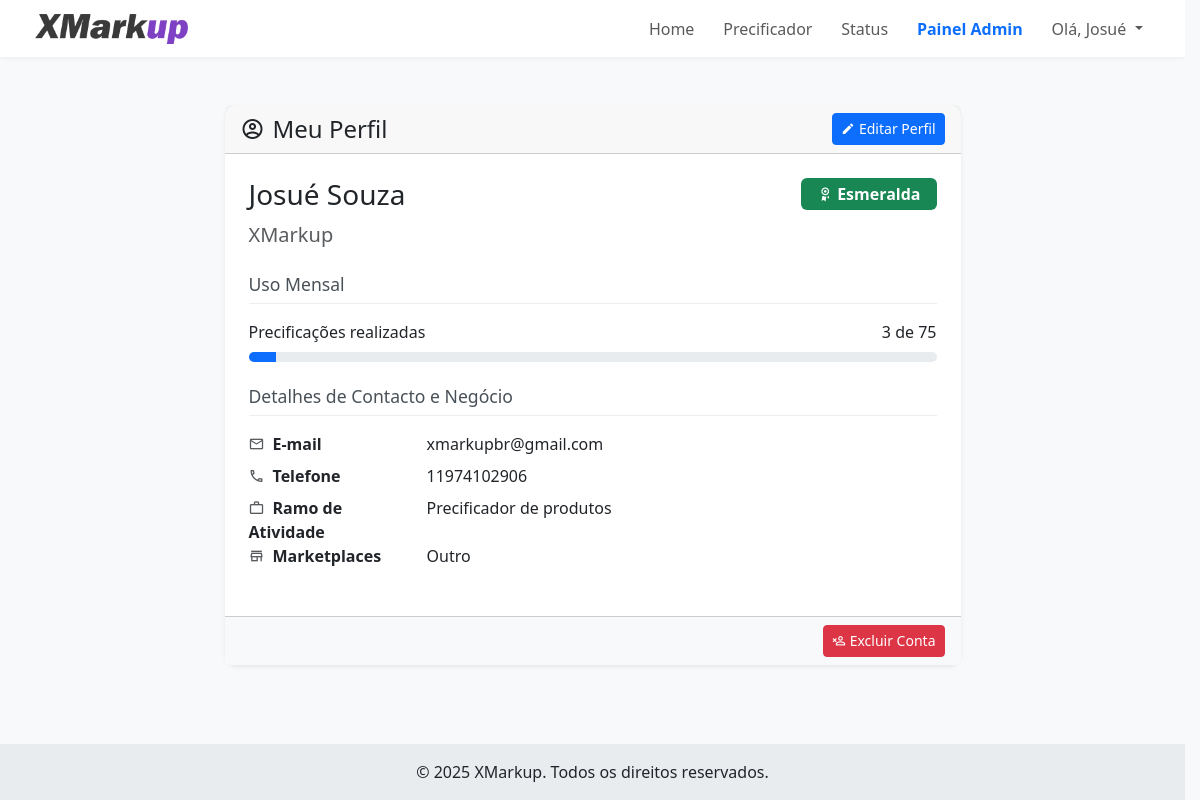
The page /perfil (signed in) on the database as committed earlier.
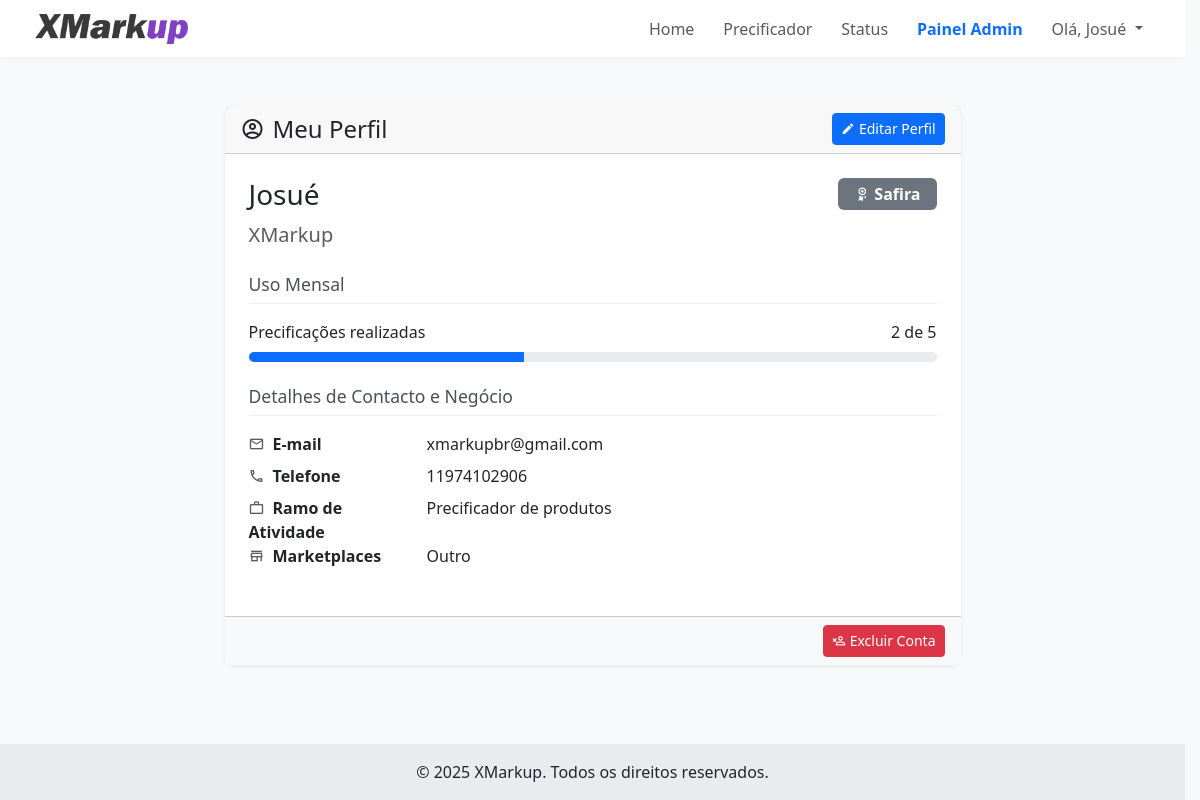
The same page on the database as committed later.
### tables this page shows
CREATE TABLE users (
            id INTEGER PRIMARY KEY AUTOINCREMENT,
            email TEXT UNIQUE NOT NULL,
            password TEXT NOT NULL,
            nome_completo TEXT,
            empresa TEXT,
            telefone TEXT,
            ramo_atividade TEXT,
            marketplaces TEXT,
            is_admin BOOLEAN NOT NULL DEFAULT 0,
            
            -- COLUNAS DE GESTÃO DE CLIENTES --
            status_cliente TEXT NOT NULL DEFAULT 'Safira',
            precificacao_limit INTEGER NOT NULL DEFAULT 5,
            limit_reset_date TIMESTAMP,

            -- COLUNAS DE CONFIGURAÇÃO --
            default_margem REAL DEFAULT 0.0,
            default_comissao_site REAL DEFAULT 0.0,
            default_frete_site REAL DEFAULT 0.0,
            default_comissao_ml REAL DEFAULT 0.0,
            default_frete_ml REAL DEFAULT 0.0,
            default_comissao_shopee REAL DEFAULT 0.0,
            default_frete_shopee REAL DEFAULT 0.0,
            
            -- NOVAS COLUNAS PARA EXCLUSÃO DE CONTA --
            is_deleted BOOLEAN NOT NULL DEFAULT 0,
            deleted_at TIMESTAMP,
            delete_reason TEXT
        );

### app.py (the view)
@app.route('/perfil')
@login_required
def perfil():
    db = get_db()
    user_data = db.execute(
        'SELECT * FROM users WHERE id = ?', (current_user.id,)
    ).fetchone()
    uso_recente = get_user_usage(db, current_user.id, current_user.limit_reset_date)
    return render_template(
        'perfil.html',
        user=user_data,
        uso_recente=uso_recente
    )

### app.py (called while the page is built, shortened)
def get_user_usage(db, user_id, last_reset_date=None):
    start_date = datetime.now() - timedelta(days=30)
    count = db.execute(
        "SELECT COUNT(id) FROM precificacoes WHERE user_id = ? AND criado_em > ?",
        (user_id, start_date)
    ).fetchone()[0]
    return count

@login_manager.user_loader
def load_user(user_id):
    db = get_db()
    user_data = db.execute('SELECT * FROM users WHERE id = ?', (user_id,)).fetchone()
    if user_data:
        keys = user_data.keys()
        return User(
            id=user_data['id'],
            email=user_data['email'],
            password=user_data['password'],
            nome_completo=user_data['nome_completo'],
            is_admin=user_data['is_admin'] if 'is_admin' in keys else False,
            status_cliente=user_data['status_cliente'] if 'status_cliente' in keys else 'Safira',
            precificacao_limit=user_data['precificacao_limit'] if 'precificacao_limit' in keys else 5,
            limit_reset_date=user_data['limit_reset_date'] if 'limit_reset_date' in keys else None
        )
    return None

### templates/perfil.html (shortened to what this page needs)
{% extends 'base.html' %}
{% block content %}
<div class="container mt-4">
    <div class="row justify-content-center">
        <div class="col-lg-8">
            <div class="card shadow-sm">
                <div class="card-header d-flex justify-content-between align-items-center">
                    <h4 class="mb-0"><span class="mdi mdi-account-circle-outline me-2"></span>Meu Perfil</h4>
                    <a href="{{ url_for('editar_perfil') }}" class="btn btn-sm btn-primary">
                        <span class="mdi mdi-pencil me-1"></span>Editar Perfil
                    </a>
                </div>
                <div class="card-body p-4">
                    <div class="d-flex justify-content-between align-items-start mb-4">
                        <div>
                            <h3>{{ user.nome_completo }}</h3>
                            <p class="text-muted fs-5 mb-0">{{ user.empresa or 'Empresa não informada' }}</p>
                        </div>
                        <div>
                            {% set status_color = 'secondary' %}
                            {% if user.status_cliente == 'Esmeralda' %}{% set status_color = 'success' %}{% endif %}
                            {% if user.status_cliente == 'Diamante' %}{% set status_color = 'primary' %}{% endif %}
                            <span class="badge bg-{{ status_color }} fs-6 px-3 py-2">
                                <span class="mdi mdi-seal-variant me-1"></span>{{ user.status_cliente }}
                            </span>
                        </div>
                    </div>
                    <div class="mb-4">
                        <h5 class="form-section-title">Uso Mensal</h5>
                        <div class="d-flex justify-content-between">
                            <span>Precificações realizadas</span>
                            <span>{{ uso_recente }} de {{ user.precificacao_limit }}</span>
                        </div>
                        <div class="progress mt-2" style="height: 10px;">
                            {% set usage_percent = (uso_recente / user.precificacao_limit * 100)|int %}
                            <div class="progress-bar" role="progressbar" style="width: {{ usage_percent }}%;" aria-valuenow="{{ uso_recente }}" aria-valuemin="0" aria-valuemax="{{ user.precificacao_limit }}"></div>
                        </div>
                    </div>
                    <h5 class="form-section-title mt-4">Detalhes de Contacto e Negócio</h5>
                    <dl class="row mt-3">
                        <dt class="col-sm-4 col-lg-3"><span class="mdi mdi-email-outline me-2 text-muted"></span>E-mail</dt>
                        <dd class="col-sm-8 col-lg-9">{{ user.email }}</dd>
                        <dt class="col-sm-4 col-lg-3"><span class="mdi mdi-phone-outline me-2 text-muted"></span>Telefone</dt>
                        <dd class="col-sm-8 col-lg-9">{{ user.telefone or 'Não informado' }}</dd>
                        <dt class="col-sm-4 col-lg-3"><span class="mdi mdi-briefcase-outline me-2 text-muted"></span>Ramo de Atividade</dt>
                        <dd class="col-sm-8 col-lg-9">{{ user.ramo_atividade or 'Não informado' }}</dd>
                        <dt class="col-sm-4 col-lg-3"><span class="mdi mdi-store-outline me-2 text-muted"></span>Marketplaces</dt>
                        <dd class="col-sm-8 col-lg-9">{{ user.marketplaces.replace(',', ', ') if user.marketplaces else 'Não informado' }}</dd>
                    </dl>
                </div>
                <div class="card-footer bg-light text-end">
                    <button type="button" class="btn btn-sm btn-danger" data-bs-toggle="modal" data-bs-target="#deleteAccountModal">
                        <span class="mdi mdi-account-remove-outline me-1"></span>Excluir Conta
                    </button>
                </div>
            </div>
        </div>
    </div>
</div>
{% endblock %}

### templates/base.html (shortened to what this page needs)
<!DOCTYPE html>
<html lang="pt-br">
<head>
    <link href="https://cdn.jsdelivr.net/npm/bootstrap@5.3.3/dist/css/bootstrap.min.css" rel="stylesheet">
    <link rel="stylesheet" href="https://cdn.jsdelivr.net/npm/@mdi/font@7.4.47/css/materialdesignicons.min.css">
    <link rel="stylesheet" href="{{ url_for('static', filename='css/style.css') }}">
</head>
<body>
    <nav class="navbar navbar-expand-lg navbar-light bg-white sticky-top">
        <div class="container">
            <a class="navbar-brand" href="{{ url_for('home') }}">
                <img src="{{ url_for('static', filename='logo.png') }}" alt="XMarkup Logo" height="30" class="d-inline-block align-text-top">
            </a>
            <div class="collapse navbar-collapse" id="navbarNav">
                <ul class="navbar-nav ms-auto">
                    <li class="nav-item">
                        <a class="nav-link {% if request.endpoint == 'home' %}active{% endif %}" href="{{ url_for('home') }}">Home</a>
                    </li>
                    <li class="nav-item">
                        <a class="nav-link {% if request.endpoint == 'precificador' %}active{% endif %}" href="{{ url_for('precificador') }}">Precificador</a>
                    </li>
                    <li class="nav-item">
                        <a class="nav-link {% if request.endpoint == 'status' %}active{% endif %}" href="{{ url_for('status') }}">Status</a>
                    </li>
                    {% if current_user.is_authenticated %}
                        {% if current_user.is_admin %}
                        <li class="nav-item">
                            <a class="nav-link text-primary fw-bold {% if request.endpoint == 'admin_dashboard' %}active{% endif %}" href="{{ url_for('admin_dashboard') }}">Painel Admin</a>
                        </li>
                        {% endif %}
                        <li class="nav-item dropdown">
                            <a class="nav-link dropdown-toggle" href="#" id="navbarDropdown" role="button" data-bs-toggle="dropdown" aria-expanded="false">
                                Olá, {{ current_user.nome_completo.split(' ')[0] }}
                            </a>
                        </li>
                    {% endif %}
                </ul>
            </div>
            </div>
    </nav>
    <main class="py-4">
        {% block content %}{% endblock %}
    </main>
    <footer class="text-center p-3 mt-auto" style="background-color: #e9ecef;">
        <p class="mb-0">&copy; 2025 XMarkup. Todos os direitos reservados.</p>
    </footer>
</body>
</html>

Rows that differ between the two databases and show on the page:
changed users "Josué": nome_completo "Josué Souza" → "Josué"; status_cliente "Esmeralda" → "Safira"; precificacao_limit "75" → "5"
Other text that changed with them:
{{ uso_recente }}: "3" → "2"
